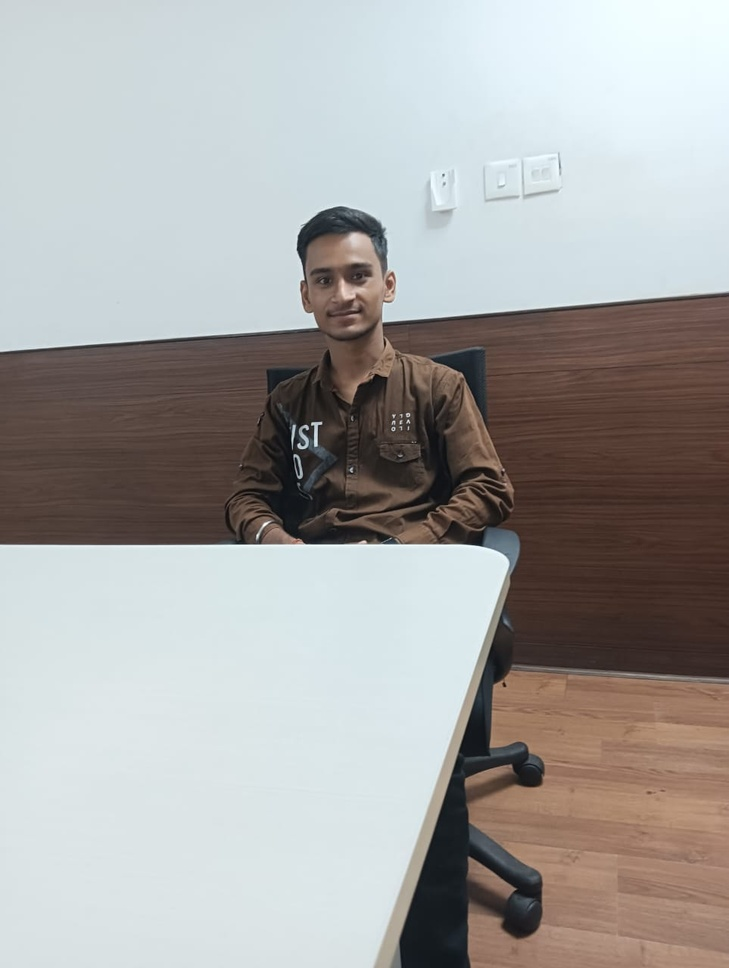
#> input picture faces/train/Harsh/m.jpg, 729 x 968 px, shrunk from 963 x 1280 before the run, found by its file name; its folder holds only this picture in this run
$ python faces_train.py
#> lines starting #> are read from the running program, lines starting #| are printed output that depends on the picture
import os
import cv2 as cv
import numpy as np

people = ['Harsh','Shivam']
DIR = r'C:\Users\thaku\OneDrive\Desktop\OpenCV\OpenCV-1\faces\train'

haar_cascade=cv.CascadeClassifier('haar_face.xml')

features = []
labels = []

def create_train():
    for person in people:
        path = os.path.join(DIR, person)
        label = people.index(person)

        for img in os.listdir(path):
            img_path = os.path.join(path, img)
            img_array = cv.imread(img_path)
#> img_array is the input picture: shape (968, 729, 3); mean B, G, R 163.6, 165.3, 166.5

            gray = cv.cvtColor(img_array, cv.COLOR_BGR2GRAY)
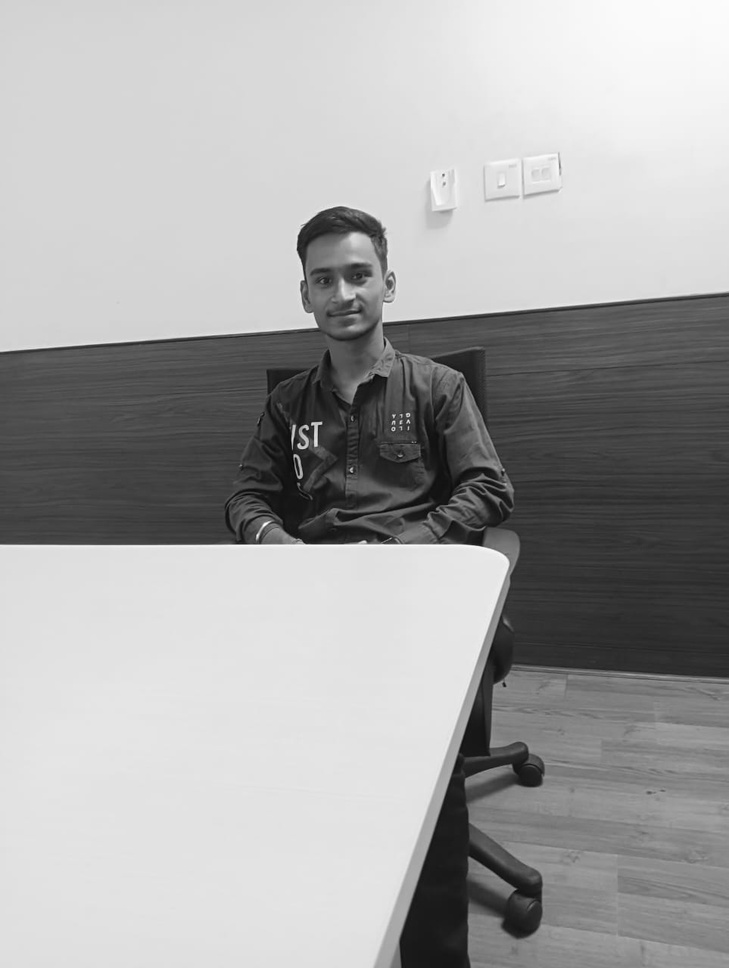
#> gray: shape (968, 729); min 1, max 254, mean 165.5

        faces_rect = haar_cascade.detectMultiScale(gray, scaleFactor=1.1, minNeighbors=4)
#> faces_rect = [[292, 240, 101, 101], [276, 178, 144, 144]]

        for (x,y,w,h) in faces_rect:
            faces_roi = gray[y:y+h, x:x+w]
            features.append(faces_roi)
            labels.append(label)
#> this loop made 2 passes
#> pass 1, in create_train, `faces_roi = gray[y:y+h, x:x+w]`:
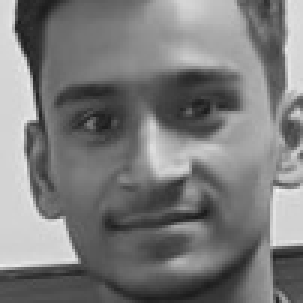
#> faces_roi: shape (101, 101) (shown 3 times larger); min 28, max 240, mean 123
#> pass 2, in create_train, `faces_roi = gray[y:y+h, x:x+w]`:
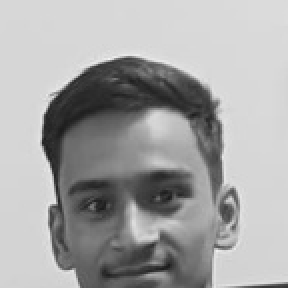
#> faces_roi: shape (144, 144) (shown 2 times larger); min 28, max 243, mean 165
#> after the loop, features = 2 items; labels = [0, 0]

#> (the run stopped early here; a loop or call above may not have finished)
